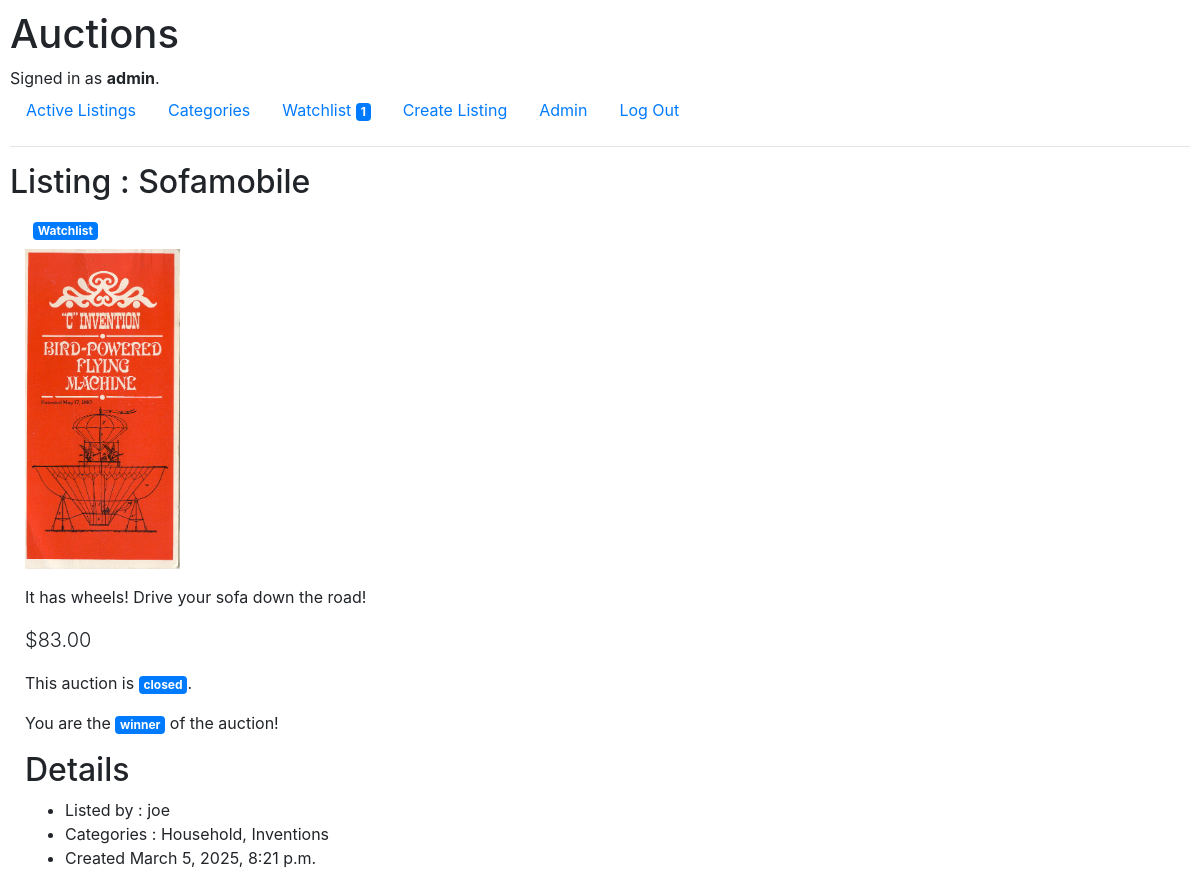
Page /listings/1 (signed in) on the earlier database version.
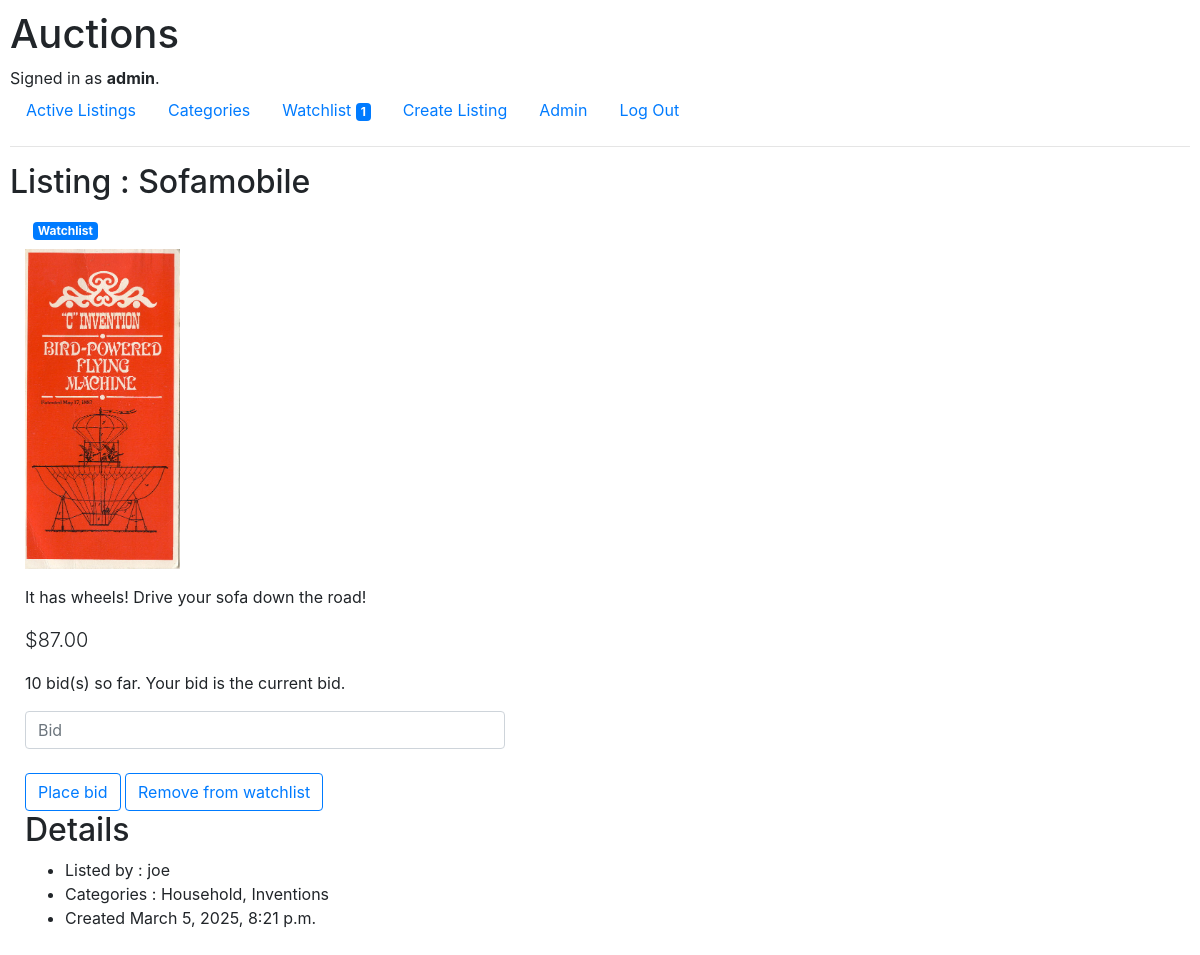
Same page on the later database version.
### auctions/views.py (the view)
# urls.py: path("listings/<str:listing>", views.listings, name="listings"),
def listings(request, listing):
    if request.method == "POST":
        form = BidsForm(request.POST)
        keys = form.data.keys()
        if "place_bid" in keys:
            if form.is_valid():
                amt = float(form.cleaned_data["amount"])
                high_bid = float(request.POST["high_bid"])
                if int(request.POST["num_bids"]) > 0:
                    if amt > high_bid:
                        new_bid = Bids(item_id=int(listing), bidder_id=request.user.id, amount=amt)
                        new_bid.save()
                        listings = Listings.objects.all()
                        request.msg = "Your bid was recorded."
                        return HttpResponseRedirect(request.path_info)
                    else:
                        ...
                else:
                    if amt >= high_bid:
                        new_bid = Bids(item_id=int(listing), bidder_id=request.user.id, amount=amt)
                        new_bid.save()
                        listings = Listings.objects.all()
                        return HttpResponseRedirect(request.path_info)
                    else:
                        ...
            else:
                ...
        elif "watch" in keys:
            if form.data["watch"] == "1":
                new_watch = Watch(item_id=int(listing), watcher_id=request.user.id)
                try:
                    new_watch.save()
                except IntegrityError:
                    return render(request, "auctions/message.html", {
                        "message": "Error"
                    })
                else:
                    util.update_user_number_watching(request)
                    return HttpResponseRedirect("/listings/" + listing)
            elif form.data["watch"] == "2":
                x = Watch.objects.filter(watcher_id=request.user.id, item_id=int(listing))
                if x.count() == 1:
                    try:
                        x.delete()
                    except IntegrityError:
                        return render(request, "auctions/message.html", {
                            "message": "Error"
                        })
                    else:
                        util.update_user_number_watching(request)
                        return HttpResponseRedirect("/listings/" + listing)
        elif "close" in keys:
            return render(request, "auctions/message.html", {
                "message": "To be coded"
            })
        else:
            return render(request, "auctions/message.html", {
                "message": "Error"
            })
    else:
        deets = ListingDetails(request.user.id, listing)
        listingObj = Listings.objects.get(id=int(listing))
        catList = listingObj.categories.all()
        catStr = ""
        if len(catList) > 0:
            for cat in catList:
                catStr = catStr + cat.category  + ", "
            catStr = catStr[:-2]
        else:
            catStr = "No categories listed"
        return render(request, "auctions/listings.html", {
            "listing": listingObj,
            "categories_str": catStr,
            "details": deets
        })

### auctions/templates/auctions/listings.html (shortened to what this page needs)
{% extends "auctions/layout.html" %}
{% load static %}
{% block body %}
    <h2>Listing : {{ listing.title }}</h2>
    <div class="container-fluid">
        <div class="row">
            <div class="col-12">
                {% if details.watched %}
                <div class="m-2"><span class="badge bg-primary" style="color:#ffffff;">Watchlist</span></div>
                {% endif %}
                {% static "" as baseUrl %}
                <p><img src="{{ baseUrl }}auctions/images/{{listing.img_file}}" style="max-height: 20rem;"></p>
            </div>
            <div class="col-12">
                <p>{{ listing.description }}</p>
                <p class="lead">${{ details.high_bid }}</p>
                {% if listing.active %}
                <p>{{ details.num_bids }} bid(s) so far. {% if details.high_bidder %}Your bid is the current bid.{% endif %}</p>
                <form id="form1" action="#" method="POST" >
                    <div>
                        <input type="text" name="amount"id="amount" class="form-control mb-4" placeholder="Bid" style="width:30rem">
                        <button type="submit" name="place_bid" value="1" class="btn btn-outline-primary">Place bid</button>
                        {% if details.watched %}
                            <button type="submit" name="watch" value="2" class="btn btn-outline-primary">Remove from watchlist</button>
                        {% else %}
                            <button type="submit" name="watch" value="1" class="btn btn-outline-primary">Add to watchlist</button>
                        {% endif %}
                    </div>
                </form>
                {% else %}
                    <p>This auction is <span class="badge bg-primary" style="color:#ffffff;">closed</span>.</p>
                    {% if details.winner %}<p>You are the <span class="badge bg-primary" style="color:#ffffff;">winner</span> of the auction!</p>  {% endif %}
                {% endif %}
                <h2>Details</h2>
                <ul>
                    <li>Listed by : {{ listing.vendor }}</li>
                    <li>Categories : {{ categories_str }} </li>
                    <li>Created {{ listing.date_listed }}</li>
                </ul>
            </div>
        </div>
    </div>
{% endblock %}

Differences in the rows shown:
changed Listings "Sofamobile": active False → True (drawn)
Other differences:
{{ details.high_bid }}: "83.00" → "87.00"
{{ details.num_bids }}: (not shown) → "10"
text no longer shown: "This auction is closed . You are the winner of the auction!"
text now shown: "bid(s) so far. Your bid is the current bid. Place bid Remove from watchlist"
